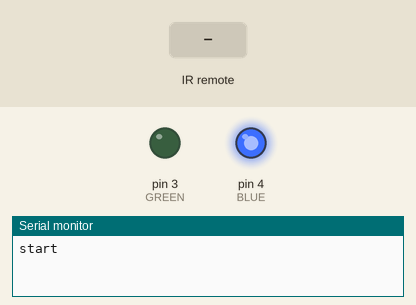
A sketch run on a simulated Arduino Uno, built with avr-gcc and run on an emulated ATmega328P. Parts: output pins drawn as LEDs (lit = HIGH), the last lines printed to the serial monitor. Inputs (shaded band) come from the test bench.

Above: at 1.2 s.
1.3 s: infrared code 0x2107EE11 received
At 1.7 s:
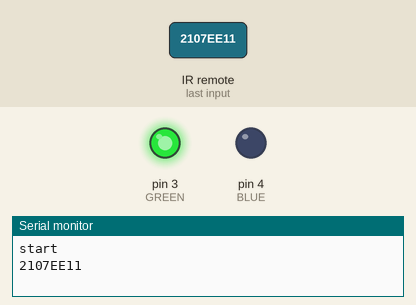
Timing chart, 0 to 4.3 s (numbered marks = the images above; inputs shaded):
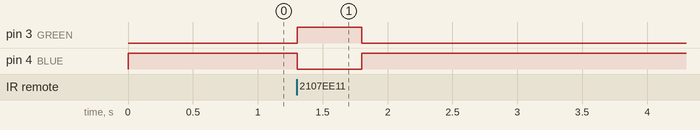

Measured:
- after the input at 1.3 s, pin 3 (GREEN): LOW → HIGH at once, → LOW 0.50 s later; pin 4 (BLUE): HIGH → LOW at once, → HIGH 0.50 s later

The sketch:

OMF_IRrecvDemo.ino
```cpp
// (licence header left out)
#include <IRremote.h>

int RECV_PIN = 2;
#define GREEN 3
#define BLUE 4
IRrecv irrecv(RECV_PIN);

decode_results results;

void setup()
{
  Serial.begin(9600);
  Serial.println("start");
  pinMode(GREEN,OUTPUT);
  pinMode(BLUE, OUTPUT);
  digitalWrite(GREEN,LOW);
  digitalWrite(BLUE,HIGH);
  irrecv.enableIRIn(); // Start the receiver
}

void loop() {
  if (irrecv.decode(&results)) {
    Serial.println(results.value, HEX);
    if(results.value == 0x2107EE11){
      digitalWrite(GREEN,HIGH);
      digitalWrite(BLUE,LOW);
      delay(500);
      digitalWrite(GREEN,LOW);
      digitalWrite(BLUE,HIGH);
    }
    irrecv.resume(); // Receive the next value
  }
  delay(100);
}
```
